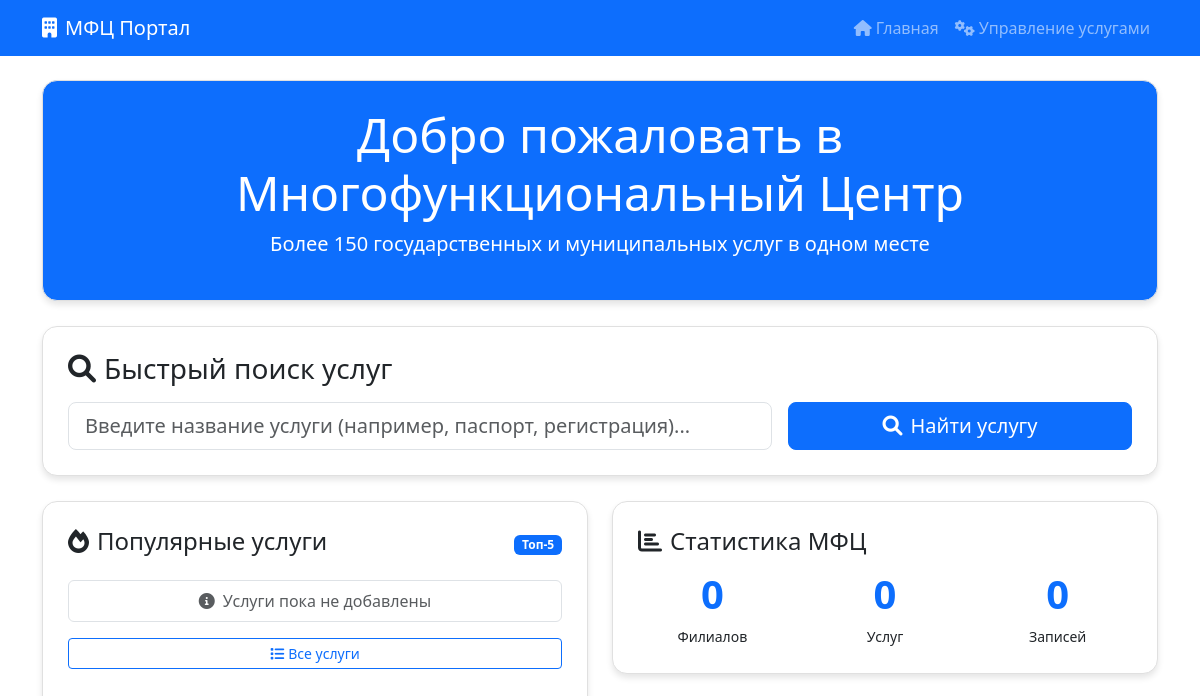
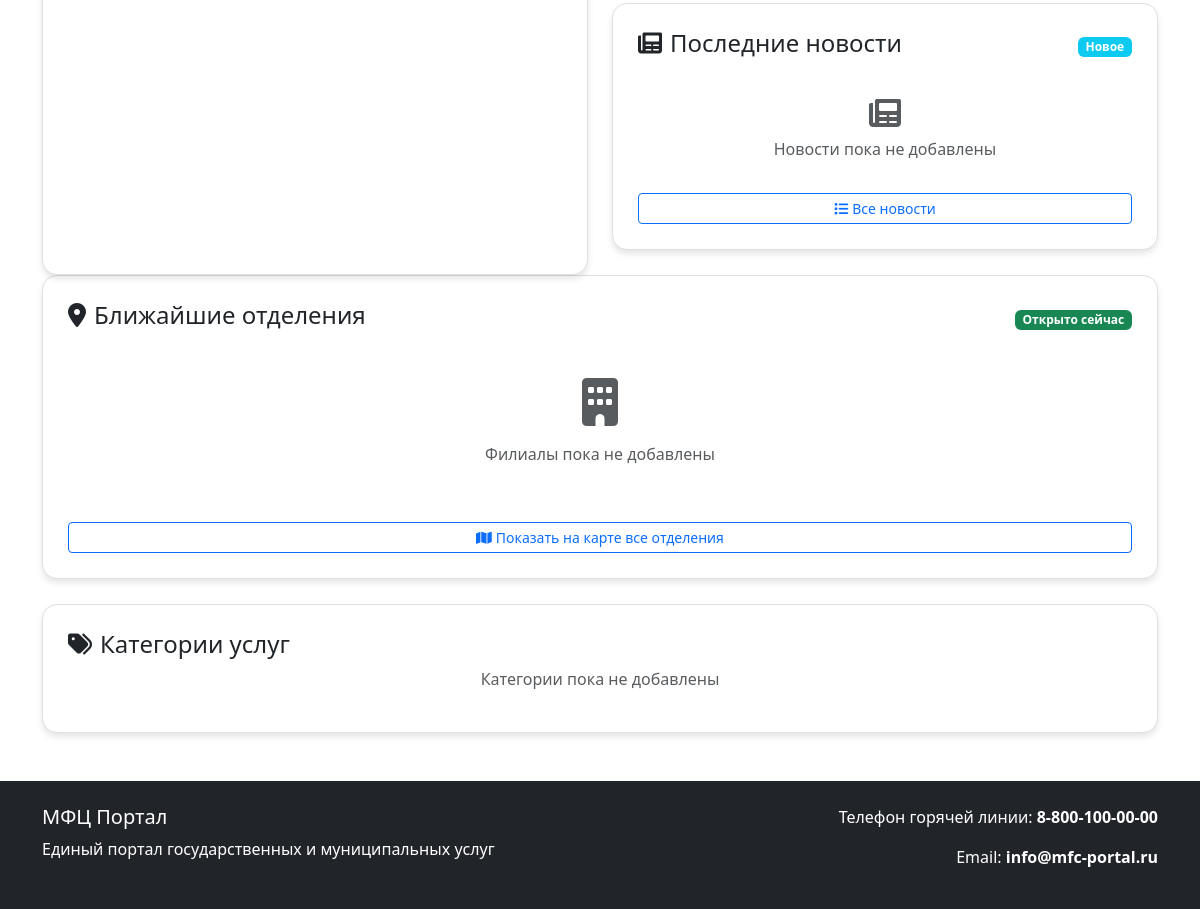
The app's page /, older data (2 pictures, top to bottom).
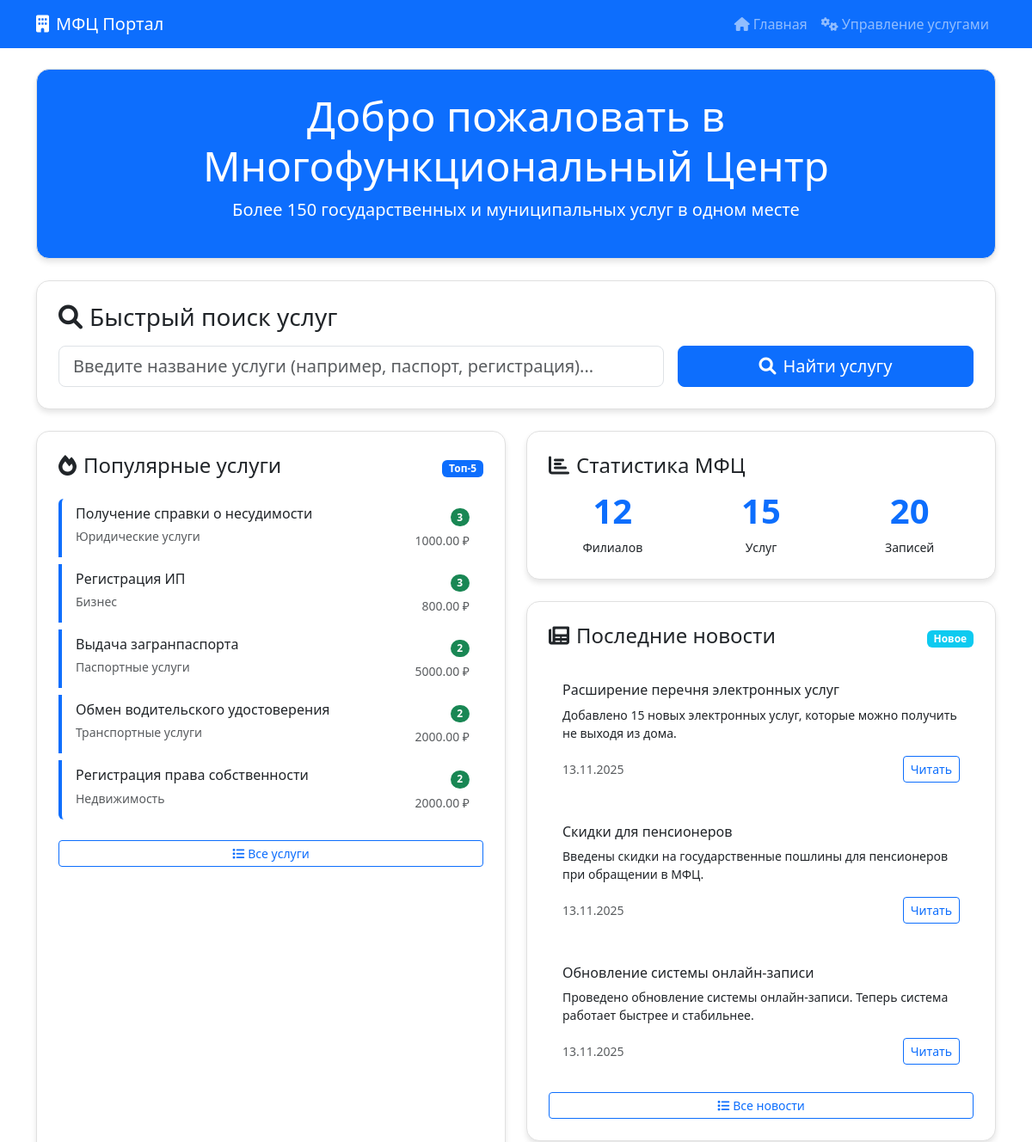
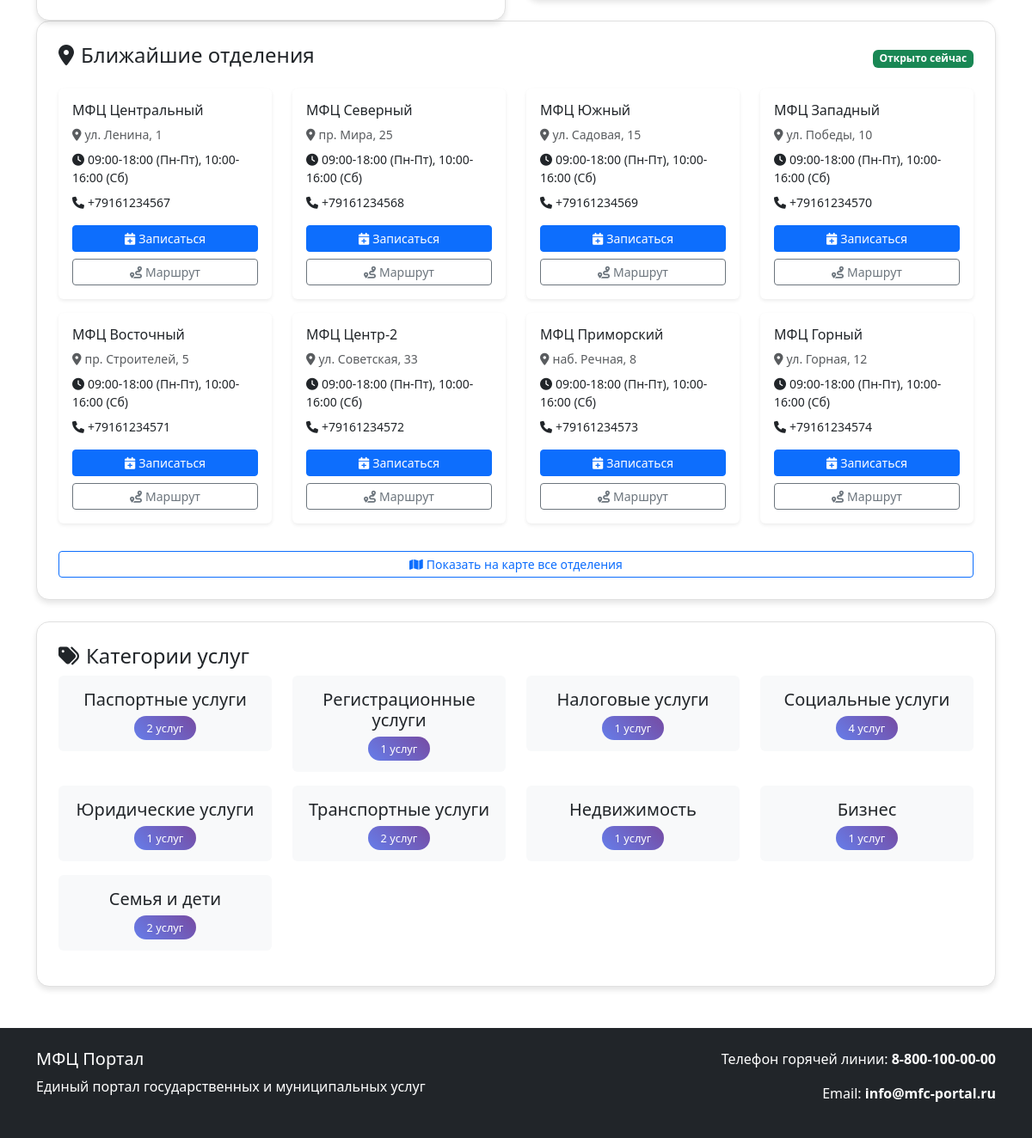
The same page, newer data (2 pictures, top to bottom).
### mfc_app/models.py (models this page shows, shortened)
class Service(models.Model):
    service_id = models.AutoField(primary_key=True)
    category = models.ForeignKey(Category, on_delete=models.SET_NULL, null=True, verbose_name=_('Категория'))
    name = models.CharField(max_length=100, verbose_name=_('Название услуги'))
    description = models.TextField(blank=True, null=True, verbose_name=_('Описание'))
    state_duty = models.DecimalField(max_digits=10, decimal_places=2, default=0.00, verbose_name=_('Госпошлина'))
    created_at = models.DateTimeField(auto_now_add=True, verbose_name=_('Дата создания'))
    class Meta:
        verbose_name = _('Услуга')
        verbose_name_plural = _('Услуги')

class Category(models.Model):
    category_id = models.AutoField(primary_key=True)
    name = models.CharField(max_length=100, verbose_name=_('Название категории'))
    class Meta:
        verbose_name = _('Категория услуг')
        verbose_name_plural = _('Категории услуг')

class News(models.Model):
    news_id = models.AutoField(primary_key=True)
    title = models.CharField(max_length=200, verbose_name='Заголовок')
    content = models.TextField(verbose_name='Содержание')
    created_at = models.DateTimeField(auto_now_add=True, verbose_name='Дата создания')
    class Meta:
        verbose_name = 'Новость'
        verbose_name_plural = 'Новости'

class Branch(models.Model):
    branch_id = models.AutoField(primary_key=True)
    name = models.CharField(max_length=100, verbose_name=_('Название филиала'))
    address = models.CharField(max_length=255, verbose_name=_('Адрес'))
    phone = models.CharField(max_length=15, blank=True, null=True, verbose_name=_('Телефон'))
    work_hours = models.CharField(max_length=100, verbose_name=_('Часы работы'))
    photo = models.ImageField(upload_to='branches/', blank=True, null=True, verbose_name=_('Фото'))
    created_at = models.DateTimeField(auto_now_add=True, verbose_name=_('Дата создания'))
    class Meta:
        verbose_name = _('Филиал МФЦ')
        verbose_name_plural = _('Филиалы МФЦ')

### mfc_app/views.py (the view)
# urls.py: 2. Add a URL to urlpatterns:  path('', views.home, name='home')
def home(request):
    popular_services = Service.objects.annotate(
        appointment_count=Count('appointment')
    ).order_by('-appointment_count')[:5]
    nearest_branches = Branch.objects.all()[:8]
    branch_stats = {
        'total_branches': Branch.objects.count(),
        'total_services': Service.objects.count(),
        'total_appointments': Appointment.objects.count()
    }
    latest_news = News.objects.all().order_by('-created_at')[:3]
    categories = Category.objects.annotate(
        service_count=Count('service')
    ).filter(service_count__gt=0)
    context = {
        'popular_services': popular_services,
        'nearest_branches': nearest_branches,
        'branch_stats': branch_stats,
        'latest_news': latest_news,
        'categories': categories,
    }
    return render(request, 'home.html', context)

### mfc_app/templates/home.html (shortened to what the changed rows need)
<!DOCTYPE html>
<html lang="ru">
<head>
    <link href="https://cdn.jsdelivr.net/npm/bootstrap@5.3.0/dist/css/bootstrap.min.css" rel="stylesheet">
    <link href="https://cdnjs.cloudflare.com/ajax/libs/font-awesome/6.0.0/css/all.min.css" rel="stylesheet">
</head>
<body>
    <div class="container mt-4">
        <div class="widget text-center bg-primary text-white">
            <h1 class="display-5">Добро пожаловать в Многофункциональный Центр</h1>
        </div>
        <div class="row">
            <div class="col-md-6">
                <div class="widget h-100">
                    <div class="list-group">
                        {% for service in popular_services %}
                        <a href="/service/{{ service.service_id }}/"
                           class="list-group-item list-group-item-action service-card mb-2">
                            <div class="d-flex w-100 justify-content-between align-items-start">
                                <div class="flex-grow-1">
                                    <h6 class="mb-1">{{ service.name }}</h6>
                                    <small class="text-muted">
                                        {% if service.category %}
                                            {{ service.category.name }}
                                        {% else %}
                                            Без категории
                                        {% endif %}
                                    </small>
                                </div>
                                <div class="text-end">
                                    <span class="badge bg-success rounded-pill">{{ service.appointment_count }}</span>
                                    <div class="mt-1">
                                        <small class="text-muted">{{ service.state_duty }} ₽</small>
                                    </div>
                                </div>
                            </div>
                        </a>
                        {% empty %}
                        <div class="list-group-item text-center text-muted">
                            <i class="fas fa-info-circle me-2"></i>Услуги пока не добавлены
                        </div>
                        {% endfor %}
                    </div>
                </div>
            </div>
            <div class="col-md-6">
                <div class="widget">
                    <div class="row text-center">
                        <div class="col-4">
                            <div class="stat-number">{{ branch_stats.total_branches|default:"0" }}</div>
                            <small>Филиалов</small>
                        </div>
                        <div class="col-4">
                            <div class="stat-number">{{ branch_stats.total_services|default:"0" }}</div>
                            <small>Услуг</small>
                        </div>
                        <div class="col-4">
                            <div class="stat-number">{{ branch_stats.total_appointments|default:"0" }}</div>
                            <small>Записей</small>
                        </div>
                    </div>
                </div>
                <div class="widget">
                    {% for news in latest_news %}
                    <div class="card news-card mb-3">
                        <div class="card-body">
                            <h6 class="card-title">{{ news.title }}</h6>
                            <p class="card-text small">{{ news.content|truncatewords:20 }}</p>
                            <div class="d-flex justify-content-between align-items-center">
                                <small class="text-muted">{{ news.created_at|date:"d.m.Y" }}</small>
                                <button class="btn btn-sm btn-outline-primary">Читать</button>
                            </div>
                        </div>
                    </div>
                    {% empty %}
                    <div class="text-center text-muted py-3">
                        <i class="fas fa-newspaper fa-2x mb-2"></i>
                        <p>Новости пока не добавлены</p>
                    </div>
                    {% endfor %}
                </div>
            </div>
        </div>
        <div class="widget">
            <div class="row">
                {% for branch in nearest_branches %}
                <div class="col-lg-3 col-md-4 col-sm-6 mb-3">
                    <div class="card h-100 border-0 shadow-sm">
                        <div class="card-body">
                            <h6 class="card-title">{{ branch.name }}</h6>
                            <p class="card-text small text-muted mb-2">
                                <i class="fas fa-map-marker-alt me-1"></i>{{ branch.address }}
                            </p>
                            <p class="card-text small mb-2">
                                <i class="fas fa-clock me-1"></i>{{ branch.work_hours }}
                            </p>
                            <p class="card-text small mb-3">
                                <i class="fas fa-phone me-1"></i>{{ branch.phone|default:"Телефон не указан" }}
                            </p>
                            <div class="d-grid gap-2">
                                <button class="btn btn-primary btn-sm">
                                    <i class="fas fa-calendar-plus me-1"></i>Записаться
                                </button>
                                <button class="btn btn-outline-secondary btn-sm">
                                    <i class="fas fa-route me-1"></i>Маршрут
                                </button>
                            </div>
                        </div>
                    </div>
                </div>
                {% empty %}
                <div class="col-12 text-center text-muted py-4">
                    <i class="fas fa-building fa-3x mb-3"></i>
                    <p>Филиалы пока не добавлены</p>
                </div>
                {% endfor %}
            </div>
        </div>
        <div class="widget">
            <div class="row">
                {% for category in categories %}
                <div class="col-md-3 col-sm-6 mb-3">
                    <div class="card text-center border-0 bg-light">
                        <div class="card-body">
                            <h5 class="card-title">{{ category.name }}</h5>
                            <span class="category-badge">{{ category.service_count }} услуг</span>
                        </div>
                    </div>
                </div>
                {% empty %}
                <div class="col-12 text-center text-muted">
                    <p>Категории пока не добавлены</p>
                </div>
                {% endfor %}
            </div>
        </div>
    </div>
</body>
</html>

Row changes from the older to the newer data that the page shows:
added Service: name "Получение справки о несудимости", category.name "Юридические услуги", appointment_count "3", state_duty "1000.00"
added Service: name "Регистрация ИП", category.name "Бизнес", appointment_count "3", state_duty "800.00"
added Service: name "Выдача загранпаспорта", category.name "Паспортные услуги", appointment_count "2", state_duty "5000.00"
added Service: name "Обмен водительского удостоверения", category.name "Транспортные услуги", appointment_count "2", state_duty "2000.00"
added Service: name "Регистрация права собственности", category.name "Недвижимость", appointment_count "2", state_duty "2000.00"
added News: title "Расширение перечня электронных услуг", content "Добавлено 15 новых электронных услуг, которые можно получить не выходя из дома.", created_at "13.11.2025"
added News: title "Скидки для пенсионеров", content "Введены скидки на государственные пошлины для пенсионеров при обращении в МФЦ.", created_at "13.11.2025"
added News: title "Обновление системы онлайн-записи", content "Проведено обновление системы онлайн-записи. Теперь система работает быстрее и стабильнее.", created_at "13.11.2025"
added Branch: name "МФЦ Центральный", address "ул. Ленина, 1", work_hours "09:00-18:00 (Пн-Пт), 10:00-16:00 (Сб)", phone "+79161234567"
added Branch: name "МФЦ Северный", address "пр. Мира, 25", work_hours "09:00-18:00 (Пн-Пт), 10:00-16:00 (Сб)", phone "+79161234568"
added Branch: name "МФЦ Южный", address "ул. Садовая, 15", work_hours "09:00-18:00 (Пн-Пт), 10:00-16:00 (Сб)", phone "+79161234569"
added Branch: name "МФЦ Западный", address "ул. Победы, 10", work_hours "09:00-18:00 (Пн-Пт), 10:00-16:00 (Сб)", phone "+79161234570"
added Branch: name "МФЦ Восточный", address "пр. Строителей, 5", work_hours "09:00-18:00 (Пн-Пт), 10:00-16:00 (Сб)", phone "+79161234571"
added Branch: name "МФЦ Центр-2", address "ул. Советская, 33", work_hours "09:00-18:00 (Пн-Пт), 10:00-16:00 (Сб)", phone "+79161234572"
added Branch: name "МФЦ Приморский", address "наб. Речная, 8", work_hours "09:00-18:00 (Пн-Пт), 10:00-16:00 (Сб)", phone "+79161234573"
added Branch: name "МФЦ Горный", address "ул. Горная, 12", work_hours "09:00-18:00 (Пн-Пт), 10:00-16:00 (Сб)", phone "+79161234574"
added Category: name "Паспортные услуги", service_count "2"
added Category: name "Регистрационные услуги", service_count "1"
added Category: name "Налоговые услуги", service_count "1"
added Category: name "Социальные услуги", service_count "4"
added Category: name "Юридические услуги", service_count "1"
added Category: name "Транспортные услуги", service_count "2"
added Category: name "Недвижимость", service_count "1"
added Category: name "Бизнес", service_count "1"
added Category: name "Семья и дети", service_count "2"
Text that changed along with them:
{{ branch_stats.total_branches|default:"0" }}: "0" → "12"
{{ branch_stats.total_services|default:"0" }}: "0" → "15"
{{ branch_stats.total_appointments|default:"0" }}: "0" → "20"
text no longer shown: "Услуги пока не добавлены Новости пока не добавлены Филиалы пока не добавлены Категории пока не добавлены"
